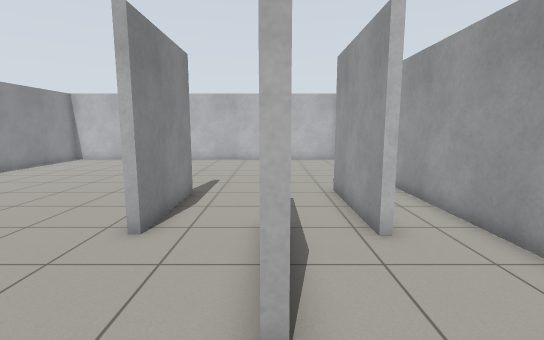
View 1 (above)

15 first-person views from a walk through a world built for the Gazebo simulator. The camera is 1.2 m above the floor, tilts 8° down and sees 85° across. The floor is counted in squares, 0.5 m on a side. Each view is taken from the middle of a square. On the plan, view 1 faces up. The plan holds only what a view shows up to about 18 squares ahead; the rest is blank.

View 2
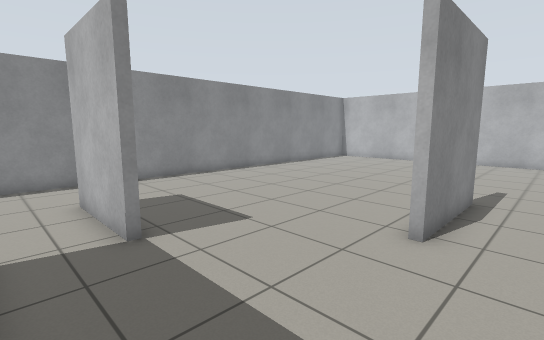

View 3
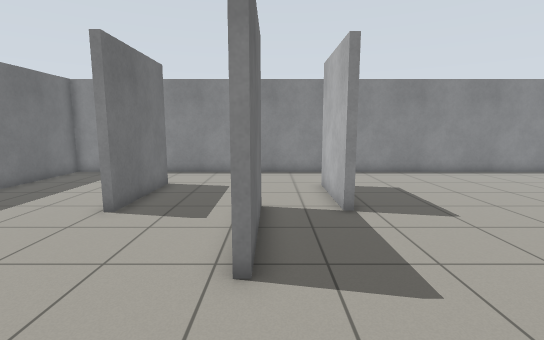

View 4
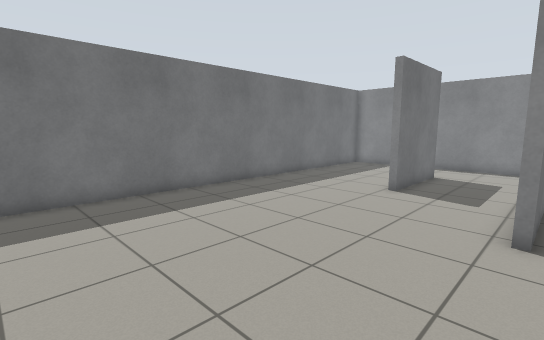

View 5
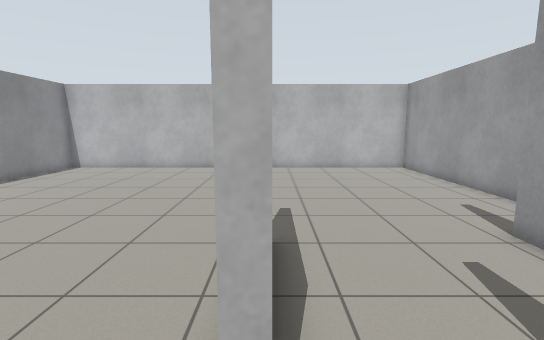

View 6
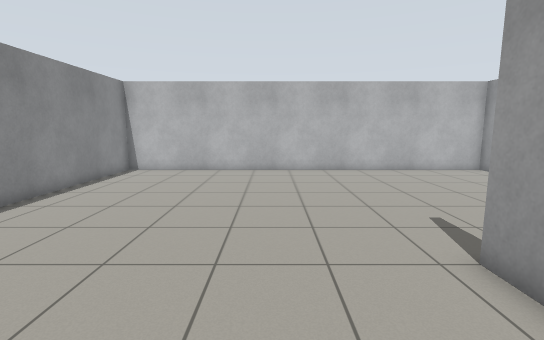

View 7
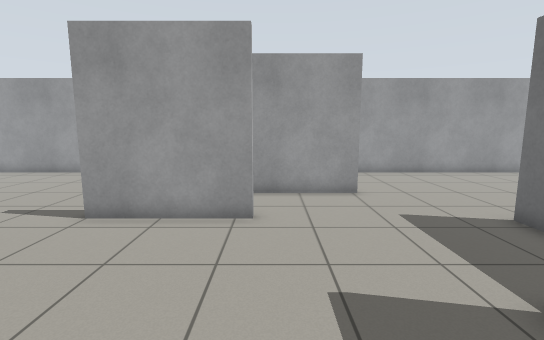

View 8
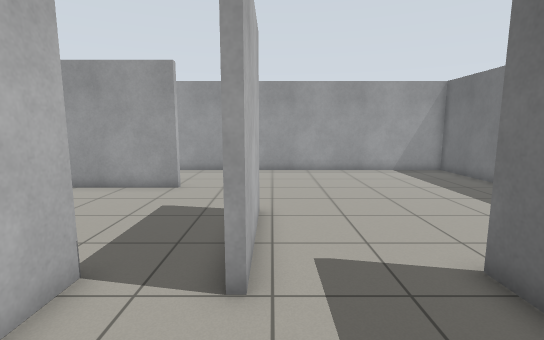

View 9
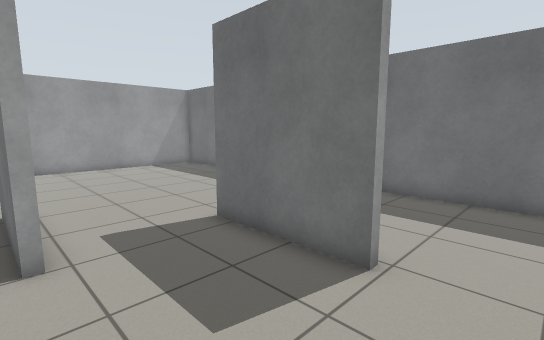

View 10
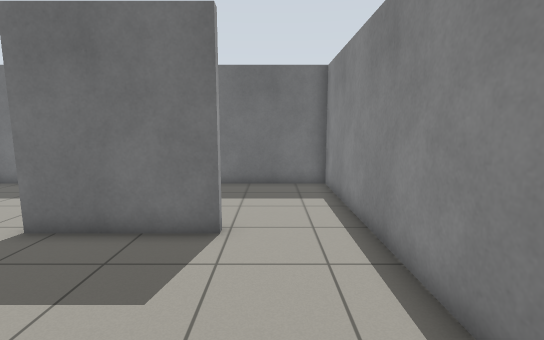

View 11
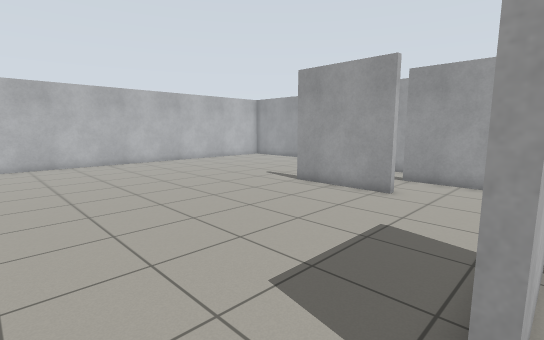

View 12
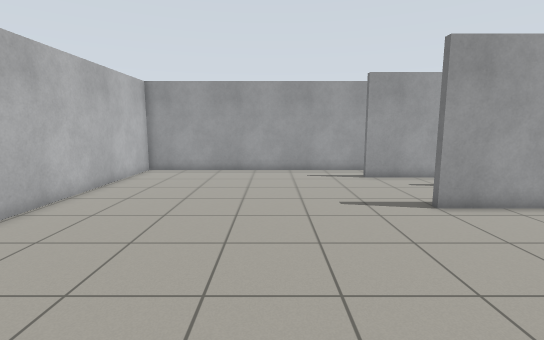

View 13
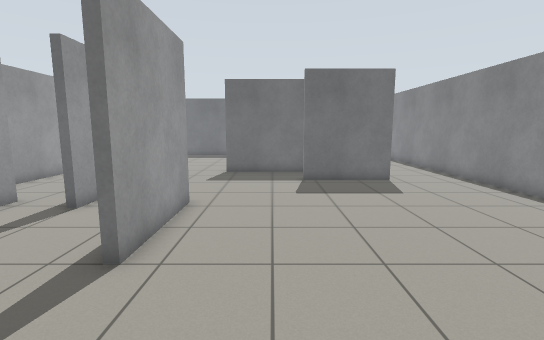

View 14
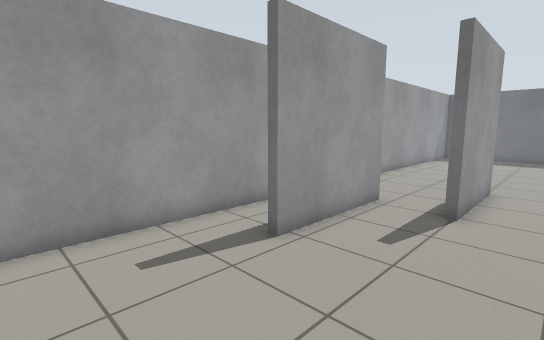

View 15
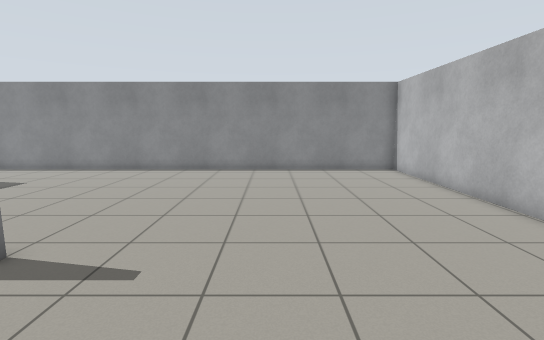

### Floor plan
Points are (right, up) in squares from view 1. A wall is a line through its corners. A room is listed if a view was taken in it or the views show most of it. See-through windows are left out.
Room 1 (views 1, 2, 3, 4, 5, 6, 7, 8, 9, 10, 11, 12, 13, 14, 15)
walls: (-7.5, 2.4) (-7.5, 2.1) (-11.5, 2.1) (-11.5, 2.4) (-7.5, 2.4); (-3, 11.1) (-3, 6.5) (-3.3, 6.5) (-3.3, 11.1); (-0.1, 2.8) (-0.1, 7.3) (0.2, 7.3); (-3.5, -0.3) (-3.5, -0.6) (-8, -0.6) (-8, -0.3) (-3.5, -0.3); (2.4, 6.4) (2.4, 11.5); (-11.9, -4.6) (-7.3, -4.6); (5.1, -10.8) (5.1, 23.1) (-15.3, 23.1) (-15.3, -10.8) (5.1, -10.8)

Positions as (right, up) in squares from view 1, and headings:
1: (0, 0), facing up
2: (-1, 0), facing up-left
3: (1, 0), facing left
4: (4, 0), facing down-left
5: (-3, 5), facing up
6: (-7, 6), facing up
7: (-11, 6), facing right
8: (-12, -1), facing right
9: (-14, 0), facing down-right
10: (-13, 2), facing down
11: (-14, 2), facing up-right
12: (-12, 16), facing right
13: (-6, 16), facing down
14: (-2, 16), facing down-right
15: (2, 16), facing left
